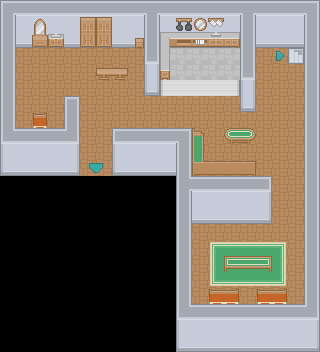

This game map was drawn from its Tiled (.tmx) file and the tilesets committed beside it. A one-line description and the trimmed map source follow:
An orthogonal 20x22 tile map with 16x16 px tiles, 5 tile layers (Ground Terrain, Ground Overlay, Deco0, Deco1, ...), 4 hidden layers not drawn.

<map version="1.4" tiledversion="1.4.3" orientation="orthogonal" renderorder="right-down" width="20" height="22" tilewidth="16" tileheight="16" infinite="0" backgroundcolor="#000000" nextlayerid="10" nextobjectid="1">
 <editorsettings>
  <export target="House.json" format="json" />
 </editorsettings>
 <tileset firstgid="1" source="roguelikeSheet.tsx" />
 <layer id="1" name="Ground Terrain" width="20" height="22">
  <data>[440 cells, 159 non-empty, 2 distinct tile ids]</data>
 </layer>
 <layer id="2" name="Ground Overlay" width="20" height="22">
  <data>[440 cells, 15 non-empty, 9 distinct tile ids]</data>
 </layer>
 <layer id="3" name="Deco0" width="20" height="22">
  <data>[440 cells, 72 non-empty, 28 distinct tile ids]</data>
 </layer>
 <layer id="5" name="Deco1" width="20" height="22">
  <data>[440 cells, 16 non-empty, 14 distinct tile ids]</data>
 </layer>
 <layer id="4" name="Above0" width="20" height="22">
  <data>[440 cells, 127 non-empty, 20 distinct tile ids]</data>
 </layer>
 <layer id="6" name="Collision" width="20" height="22" visible="0">
  <data>[440 cells, 305 non-empty, 2 distinct tile ids]</data>
 </layer>
 <layer id="7" name="The Village:2592:480:down:" width="20" height="22" visible="0">
  <data>[440 cells, 2 non-empty, 2 distinct tile ids]</data>
 </layer>
 <layer id="8" name="WayPoint:john:waypoint:" width="20" height="22" visible="0">
  <data>[440 cells, 4 non-empty, 1 distinct tile ids]</data>
 </layer>
 <layer id="9" name="The Arena:96:288:right:" width="20" height="22" visible="0">
  <data>[440 cells, 1 non-empty, 1 distinct tile ids]</data>
 </layer>
</map>
